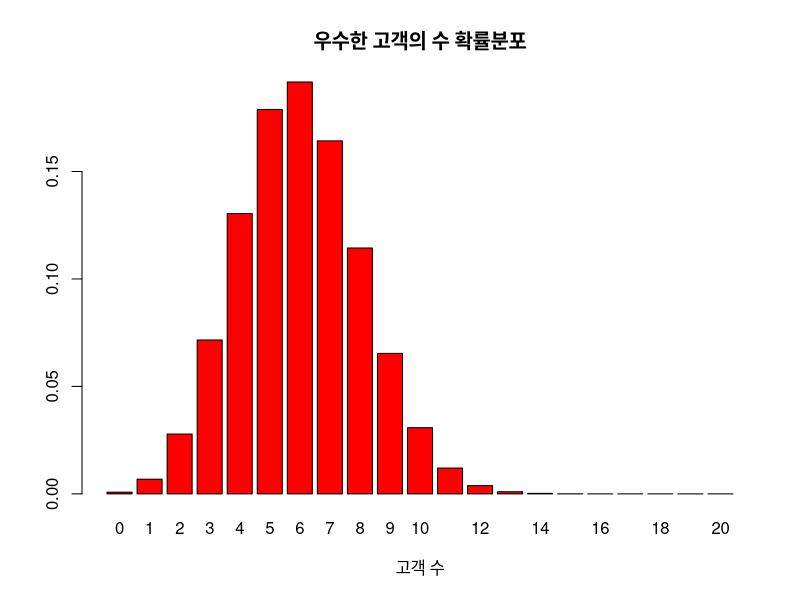

Source code (R):
p<-dbinom(c(0,1,2,3,4,5,6,7,8,9,10,11,12,13,14,15,16,17,18,19,20), 20, 0.3)
print(p)

names(p)=c(0,1,2,3,4,5,6,7,8,9,10,11,12,13,14,15,16,17,18,19,20)
result<-barplot(p, col="red", border="black", main="우수한 고객의 수 확률분포", xlab="고객 수")
print(result)